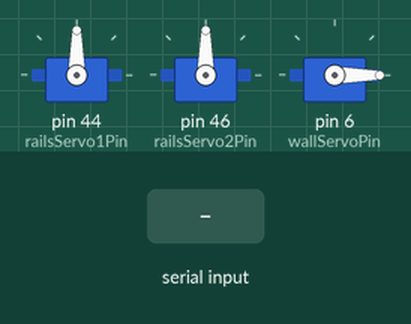
This sketch was run on a simulated Arduino Mega 2560, built with avr-gcc and run on an emulated ATmega2560. On the bench: 3 × servo. Inputs (shaded band) come from the test bench.

Above: at 1.2 s.
1.3 s: "W" received over the second serial link
At 1.8 s:
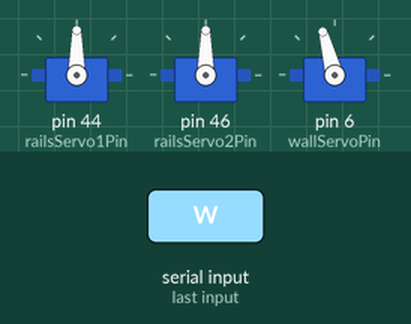
4.3 s: "S" received over the second serial link
At 7.9 s:
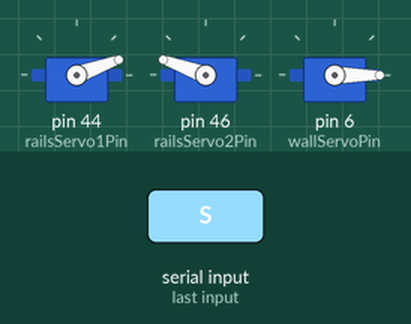
10.3 s: "u" received over the second serial link
At 12.4 s:
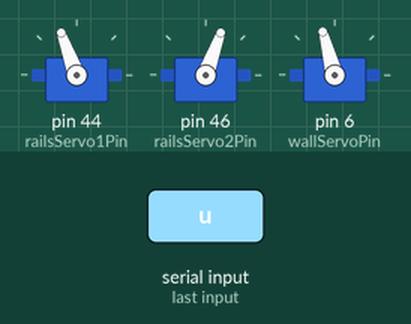
12.8 s: "Q" received over the second serial link
At 15.5 s:
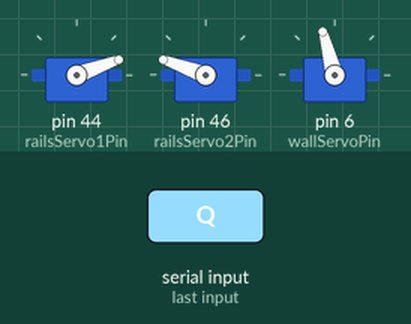
15.8 s: "U" received over the second serial link
At 16.4 s:
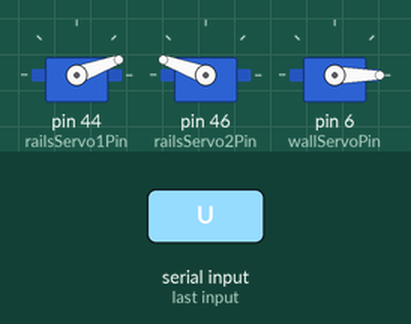
17.5 s: "q" received over the second serial link
At 20.3 s:
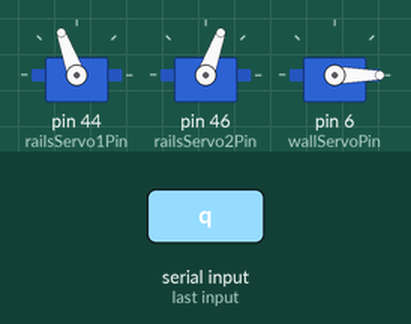
Timing chart, 0 to 21.5 s (numbered marks = the images above; inputs shaded):
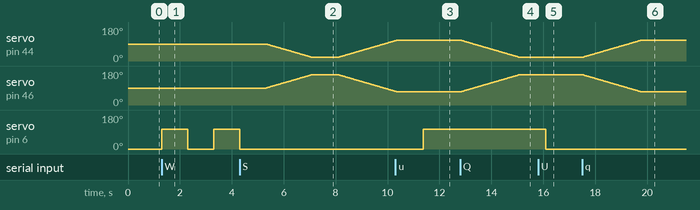

Measured:
- after the input at 1.3 s, servo on pin 6 (wallServoPin): 0° → 105° at once, → 0° 1.0 s later, → 105° 1.0 s later
- after the input at 4.3 s, servo on pin 46 (railsServo2Pin): rises from 90° to 160° in 1.7 s, then falls to 73° in 3.2 s; servo on pin 6 (wallServoPin): goes on until 4.3 s, then stays 0°
- after the input at 10.3 s, servo on pin 44 (railsServo1Pin): goes on until 10.4 s, then stays 110°; servo on pin 46 (railsServo2Pin): goes on until 10.4 s, then stays 70°; servo on pin 6 (wallServoPin): 0° → 105° after 1.1 s
- after the input at 12.8 s, servo on pin 44 (railsServo1Pin): moves from 110° to 20° over 2.2 s, starting at once; servo on pin 46 (railsServo2Pin): moves from 70° to 160° over 2.2 s, starting at once
- after the input at 15.8 s, servo on pin 6 (wallServoPin): 105° → 0° after 0.29 s
- after the input at 17.5 s, servo on pin 44 (railsServo1Pin): moves from 20° to 110° over 2.2 s, starting at once; servo on pin 46 (railsServo2Pin): moves from 160° to 70° over 2.2 s, starting at once

The sketch:

PM6NoMotors.ino
```cpp
//////////////////////////////////////////////////////////////////////////////////
// MECHATRONICS ROBOT NINJA WARRIOR II COMPETITION CODE                         //
// TEAM 8.1: Layne Christensen, Dallin Romney, Tyler Barrett and Anthony Amiker //
// SPRING 2018                                                                  //
//////////////////////////////////////////////////////////////////////////////////

/////////////   GUIDE   //////////////
// var =                            //
// A: Stop                          //
// W: Move wall servo               //
// U: Wall servo down               //
// u: Wall servo up                 //
// S: Move monkey rails assembly    //
// Q: Move monkey rails assembly up //
// q: Move mr assembly down         //
// B: Move belt                     //
// C: Move belt Other Direction     //
// D: Drive forward                 //
// d: Drive backward                //
// F: Drive forward, then backward  //
// T: Turn, then turn back          //
// L: Turn left                     //
// R: Turn right                    //
// Anything Else: Stop              //
//////////////////////////////////////

#include <Servo.h>          // FOR SERVOS
#include <SoftwareSerial.h> // FOR XBEES

// SET PINS
  int wallServoPin = 6;
  int M1PPin = 7;
  int M2PPin = 8;
  int M3PPin = 9;

  int xBeeRXPin = 10;
  int xBeeTXPin = 11;

  int M1DPinA = 28;
  int M1DPinB = 29;
  int M2DPinA = 30;
  int M2DPinB = 31;
  int M3DPinA = 32;
  int M3DPinB = 33;

  int railsServo1Pin = 44;
  int railsServo2Pin = 46;

// CREATE OBJECTS
  Servo railsServo1;
  Servo railsServo2;
  Servo wallServo;

  SoftwareSerial mySerial(xBeeRXPin, xBeeTXPin); // RX, TX

// OTHER INITIAL VARIABLES
char var = 'X';
int wallUp = 0;
int wallDown = 105;
int railsUp = 20;
int railsDown = 110;
int MPow = 200;      // Motor power

// FUNCTION TO RUN A MOTOR. PARAPHRASED FROM POLULU LIBRARY
// dPins are directional pins attached to driver (digital high/low) pPin is the PWM motor power pin
// Thus, each motor requires 3 pins: two digital pins to determine direction and one PWM pin for power
/*
  void RunMotor(int dPin1, int dPin2, int pPin, int power){
    if (power == 0){
      digitalWrite(dPin1, LOW);  // TURN THE MOTORS OFF
      digitalWrite(dPin2, LOW);  //
    }                            //
    else if (power < 0){         //
      digitalWrite(dPin1, LOW);  // REVERSE THE MOTOR
      digitalWrite(dPin2, HIGH); //
      power = -power;            // MUST WRITE A POSITIVE VALUE
    }                            //
    else {                       //
      digitalWrite(dPin1, HIGH); // RUN THE MOTOR IN THE NORMAL DIRECTION
      digitalWrite(dPin2, LOW);  //
    }                            //
    analogWrite(pPin, power);    // WRITE THE POWER TO THE MOTOR
  }
// FUNCTION TO RUN BELT. JUST SAVES TIME LATER
  void RunBelt(int power) {
    RunMotor(M1DPinA, M1DPinB, M1PPin, power);
  }
// FUNCTION TO DRIVE THE ROBOT. ANOTHER TIME SAVER
  void Drive(int M2Power, int M3Power){
    RunMotor(M2DPinA, M2DPinB, M2PPin, M2Power);
    RunMotor(M3DPinA, M3DPinB, M3PPin, M3Power);
  }

// SAME AS THE DRIVE FUNCTION BUT STOPS AFTER A CERTAIN TIME
  void DriveForTime(int LeftPower, int RightPower, int Time){
    Drive(LeftPower, RightPower);
    delay(Time);
    Drive(0, 0);
  }
*/
// FUNCTION FOR SIMULTANEOUSLY MOVING THE MONKEY RAILS SERVOS
void MoveRails(int pos) {

  int pos0 = railsServo1.read();             // Get the current servo position
                                             //
  for(int i = 0; i <= abs(pos - pos0); i++){ // For each step between current and desired position,
      if (pos > pos0) {                      // If the desired position is greater
        railsServo1.write(pos0 + i);         // Move that direction
        railsServo2.write(180 - (pos0 + i)); // (Other servo is facing the opposite direction)
      }                                      //
      else {                                 // Otherwise,
        railsServo1.write(pos0 - i);         // Move the other way
        railsServo2.write(180 - (pos0 - i)); // (Again, other servo is facing the other way)
      }                                      //
      delay(25);                             // Small time increment makes the movements appear smooth
  }
}

// SETUP
  void setup()
  {
    //INITIATE PINS
      pinMode(railsServo1Pin, OUTPUT);
      pinMode(railsServo2Pin, OUTPUT);
      pinMode(wallServoPin,   OUTPUT);
   /*
      pinMode(M1DPinA, OUTPUT);
      pinMode(M1DPinB, OUTPUT);
      pinMode(M1PPin,  OUTPUT);
      pinMode(M2DPinA, OUTPUT);
      pinMode(M2DPinB, OUTPUT);
      pinMode(M2PPin,  OUTPUT);
      pinMode(M3DPinA, OUTPUT);
      pinMode(M3DPinB, OUTPUT);
      pinMode(M3PPin,  OUTPUT);
*/
    // ATTACH SERVOS AND INITIATE OBJECTS

      railsServo1.write(railsServo1.read());
      railsServo2.write(railsServo2.read());
      wallServo.write(wallUp);

      railsServo1.attach(railsServo1Pin);
      railsServo2.attach(railsServo2Pin);
      wallServo.attach(wallServoPin);

      mySerial.begin(9600); // Open serial port
      //Serial.begin(9600);
      //Serial.println("starting...");

  }

void loop()
{

// READ SERIAL (XBEE)
  if (mySerial.available()){
    var = char(mySerial.read()); // Set the state variable (will be last character)
    //Serial.print(var);
    delay(3);
    if(!mySerial.available()){   // Print all the other characters
    //Serial.println();
    }
  }

/*/ BELT
  if (var == 'B') {
    RunBelt(MPow);
  }
  else if (var == 'C') {
    RunBelt(-MPow);
  }
  else {
    RunBelt(0);
  }
*/
// WALL LIFT ASSEMBLY
  if (var == 'W') {
    wallServo.write(wallDown);
    delay(1000);
    wallServo.write(wallUp);
    delay(1000);
  }
  if (var == 'U') {
    wallServo.write(wallUp);
  }
  if (var == 'u') {
    wallServo.write(wallDown);
  }

// MONKEY RAILS ASSEMBLY
  if (var == 'S') {
    MoveRails(railsUp);
    delay(1000);
    MoveRails(railsDown);
    delay(1000);
  }
  if (var == 'Q') {
    MoveRails(railsUp);
    delay(1000);
  }
  if (var == 'q') {
    MoveRails(railsDown);
    delay(1000);
  }
  if (var == 'Y'){

  }
/*/ DRIVE
  if (var == 'F') {
    DriveForTime(MPow, MPow, 1000);
    delay(1000);
    DriveForTime(-MPow, -MPow, 1000);
    delay(1000);
  }
  if (var == 'D'){
    DriveForTime(MPow, MPow, 1000);
    delay(1000);
  }
  if (var == 'd'){
    DriveForTime(-MPow, -MPow, 1000);
    delay(1000);
  }
// TURN
  if (var == 'T') {
    DriveForTime(-MPow, MPow, 1000);
    delay(1000);
    DriveForTime(MPow, -MPow, 1000);
    delay(1000);
  }
  if (var == 'L') {
    DriveForTime(-MPow, MPow, 1000);
    delay(1000);
  }
  if (var == 'R') {
    DriveForTime(MPow, -MPow, 1000);
    delay(1000);
  }
*/
/* LED TEST
  if (var == 'L') {
    for (int i = 0; i < 50; i++){ // BRIGHTEN IT
      analogWrite(13, i);
      delay(25);
    }
    for (int i = 50; i > 0; i--){ // DIM IT
      analogWrite(13, i);
      delay(25);
    }
  }
*/

/* HARD CODED TEST
  MoveRails(120);
  delay(2000);
  MoveRails(50);
  delay(2000);

  wallServo.write(90);
  delay(1000);
  wallServo.write(40);
  delay(1000);

  RunBelt(255);
  delay(1000);
  RunBelt(0);
  delay(1000);
  RunBelt(-255);
  delay(1000);
  RunBelt(0);

  Drive(100, 100);
  delay(2000);
  Drive(0, 0);
  delay(1000);
  Drive(-100, 100);
  delay(2000);
  Drive(0,0);
  delay(1000);
*/
}

///////////////////      EXTRAS       //////////////////////////

/* LED TEST

*/

/* SLOW WALL LIFT FUNCTION
void LiftWall(int pos) {

  int pos0 = wallServo.read();

  for(int i = 0; i <= abs(pos - pos0); i++){
      if (pos > pos0) {
        wallServo.write(pos0 + i);
      }
      else {
        wallServo.write(pos0 - i);
      }
      delay(25);
  }
*/

//}
```
